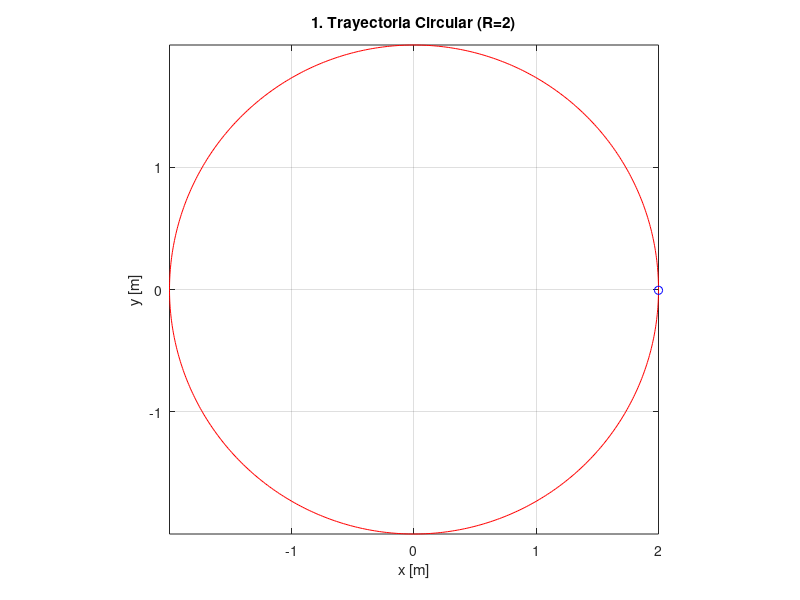
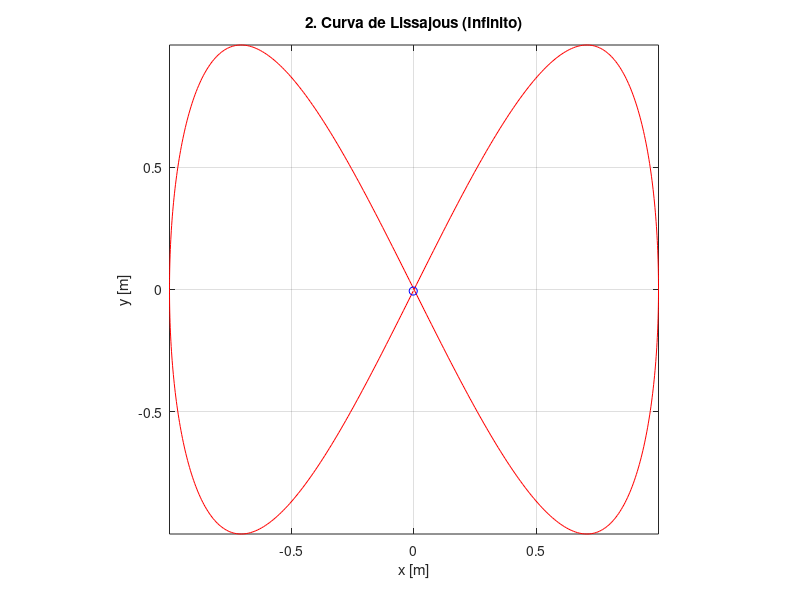
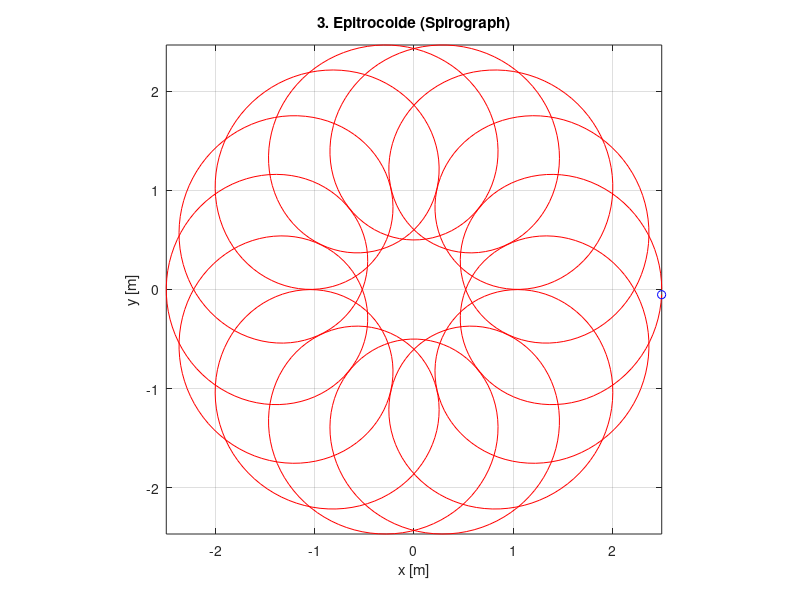

Here is the MATLAB script that generated these plots, in order:
% =====================================================
% Actividad 2.1: Parametrización de Trayectorias
% =====================================================

clear all; close all; clc;

% TRAYECTORIA 1: El Círculo (Radio = 2)
% Se define t de 0 a 2*pi para cerrar el ciclo completo.
t1 = 0:0.01:2*pi;
x1 = 2 * cos(t1);
y1 = 2 * sin(t1);

figure(1)
comet(x1, y1) % Simula el movimiento temporal
grid on; axis equal;
title('1. Trayectoria Circular (R=2)');
xlabel('x [m]'); ylabel('y [m]');

% TRAYECTORIA 2: Figura en Infinito (Lissajous)
% La clave aquí es que la frecuencia en Y es el doble que en X.
t2 = 0:0.01:2*pi;
x2 = sin(t2); 
y2 = sin(2*t2); % Frecuencia doble genera el cruce central

figure(2)
comet(x2, y2)
grid on; axis equal;
title('2. Curva de Lissajous (Infinito)');
xlabel('x [m]'); ylabel('y [m]');

% TRAYECTORIA 3: Parametrización Compleja (Epitrocoide)
% Se combinan dos movimientos circulares: uno lento y uno rápido (15 veces más)
t3 = 0:0.005:2*pi;  
x3 = 1.5 * cos(t3) + cos(15 * t3);
y3 = 1.5 * sin(t3) + sin(15 * t3);

figure(3)
comet(x3, y3)
grid on; axis equal;
title('3. Epitrocoide (Spirograph)');
xlabel('x [m]'); ylabel('y [m]');
